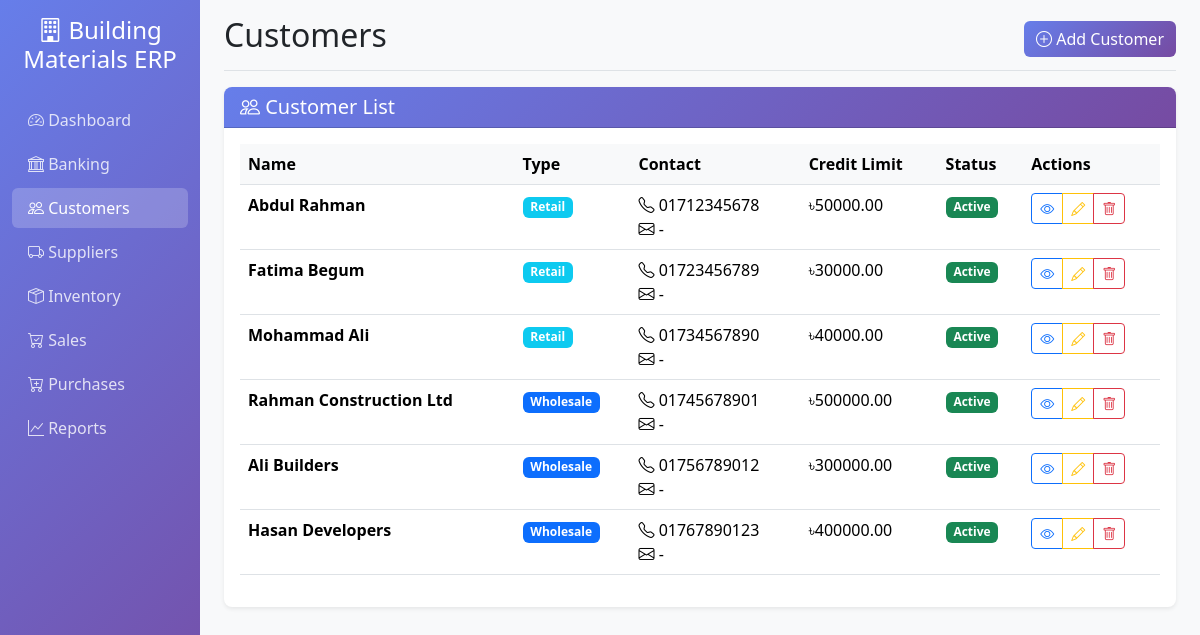
The app's page /customers/ with its own data.
### customers/models.py (models this page shows, shortened)
class Customer(models.Model):
    CUSTOMER_TYPES = [
        ('retail', 'Retail'),
        ('wholesale', 'Wholesale'),
    ]
    name = models.CharField(max_length=200)
    customer_type = models.CharField(max_length=20, choices=CUSTOMER_TYPES)
    contact_person = models.CharField(max_length=100, blank=True)
    phone = models.CharField(max_length=20, blank=True)
    email = models.EmailField(blank=True)
    address = models.TextField(blank=True)
    city = models.CharField(max_length=100, blank=True)
    credit_limit = models.DecimalField(max_digits=15, decimal_places=2, default=0)
    opening_balance = models.DecimalField(max_digits=15, decimal_places=2, default=0)
    current_balance = models.DecimalField(max_digits=15, decimal_places=2, default=0)
    is_active = models.BooleanField(default=True)
    created_at = models.DateTimeField(auto_now_add=True)
    updated_at = models.DateTimeField(auto_now=True)
    class Meta:
        verbose_name = "Customer"
        verbose_name_plural = "Customers"

### customers/views.py (the view)
# urls.py: path('', views.CustomerListView.as_view(), name='customer_list'),
class CustomerListView(ListView):
    model = Customer
    template_name = 'customers/customer_list.html'
    context_object_name = 'customers'

### templates/customers/customer_list.html (shortened to what this page needs)
{% extends 'base.html' %}
{% block page_title %}Customers{% endblock %}
{% block page_actions %}
<a href="{% url 'customers:customer_create' %}" class="btn btn-primary">
    <i class="bi bi-plus-circle"></i> Add Customer
</a>
{% endblock %}
{% block content %}
<div class="row">
    <div class="col-12">
        <div class="card">
            <div class="card-header">
                <h5 class="mb-0">
                    <i class="bi bi-people"></i>
                    Customer List
                </h5>
            </div>
            <div class="card-body">
                {% if customers %}
                <div class="table-responsive">
                    <table class="table table-hover">
                        <thead>
                            <tr>
                                <th>Name</th>
                                <th>Type</th>
                                <th>Contact</th>
                                <th>Credit Limit</th>
                                <th>Status</th>
                                <th>Actions</th>
                            </tr>
                        </thead>
                        <tbody>
                            {% for customer in customers %}
                            <tr>
                                <td>
                                    <strong>{{ customer.name }}</strong>
                                </td>
                                <td>
                                    <span class="badge {% if customer.customer_type == 'retail' %}bg-info{% else %}bg-primary{% endif %}">
                                        {{ customer.get_customer_type_display }}
                                    </span>
                                </td>
                                <td>
                                    <div>
                                        <i class="bi bi-telephone"></i> {{ customer.phone|default:"-" }}<br>
                                        <i class="bi bi-envelope"></i> {{ customer.email|default:"-" }}
                                    </div>
                                </td>
                                <td>৳{{ customer.credit_limit|floatformat:2 }}</td>
                                <td>
                                    {% if customer.is_active %}
                                        <span class="badge bg-success">Active</span>
                                    {% else %}
                                        <span class="badge bg-danger">Inactive</span>
                                    {% endif %}
                                </td>
                                <td>
                                    <div class="btn-group btn-group-sm">
                                        <a href="{% url 'customers:customer_detail' customer.pk %}" class="btn btn-outline-primary">
                                            <i class="bi bi-eye"></i>
                                        </a>
                                        <a href="{% url 'customers:customer_edit' customer.pk %}" class="btn btn-outline-warning">
                                            <i class="bi bi-pencil"></i>
                                        </a>
                                        <a href="{% url 'customers:customer_delete' customer.pk %}" class="btn btn-outline-danger">
                                            <i class="bi bi-trash"></i>
                                        </a>
                                    </div>
                                </td>
                            </tr>
                            {% endfor %}
                        </tbody>
                    </table>
                </div>
                {% endif %}
            </div>
        </div>
    </div>
</div>
{% endblock %}

### templates/base.html (shortened to what this page needs)
<!DOCTYPE html>
<html lang="en">
<head>
    <link href="https://cdn.jsdelivr.net/npm/bootstrap@5.3.2/dist/css/bootstrap.min.css" rel="stylesheet">
    <link href="https://cdn.jsdelivr.net/npm/bootstrap-icons@1.11.0/font/bootstrap-icons.css" rel="stylesheet">
</head>
<body>
    <div class="container-fluid">
        <div class="row">
            <nav class="col-md-3 col-lg-2 d-md-block sidebar collapse">
                <div class="position-sticky pt-3">
                    <div class="text-center mb-4">
                        <h4 class="text-white">
                            <i class="bi bi-building"></i>
                            Building Materials ERP
                        </h4>
                    </div>
                    <ul class="nav flex-column">
                        <li class="nav-item">
                            <a class="nav-link" href="{% url 'dashboard' %}">
                                <i class="bi bi-speedometer2"></i>
                                Dashboard
                            </a>
                        </li>
                        <li class="nav-item">
                            <a class="nav-link" href="{% url 'accounting:bank_list' %}">
                                <i class="bi bi-bank"></i>
                                Banking
                            </a>
                        </li>
                        <li class="nav-item">
                            <a class="nav-link" href="{% url 'customers:customer_list' %}">
                                <i class="bi bi-people"></i>
                                Customers
                            </a>
                        </li>
                        <li class="nav-item">
                            <a class="nav-link" href="{% url 'suppliers:supplier_list' %}">
                                <i class="bi bi-truck"></i>
                                Suppliers
                            </a>
                        </li>
                        <li class="nav-item">
                            <a class="nav-link" href="{% url 'stock:product_list' %}">
                                <i class="bi bi-box-seam"></i>
                                Inventory
                            </a>
                        </li>
                        <li class="nav-item">
                            <a class="nav-link" href="{% url 'sales:order_list' %}">
                                <i class="bi bi-cart-check"></i>
                                Sales
                            </a>
                        </li>
                        <li class="nav-item">
                            <a class="nav-link" href="{% url 'purchases:order_list' %}">
                                <i class="bi bi-cart-plus"></i>
                                Purchases
                            </a>
                        </li>
                        <li class="nav-item">
                            <a class="nav-link" href="{% url 'accounting:trial_balance_list' %}">
                                <i class="bi bi-graph-up"></i>
                                Reports
                            </a>
                        </li>
                    </ul>
                </div>
            </nav>
            <main class="col-md-9 ms-sm-auto col-lg-10 px-md-4 main-content">
                <div class="d-flex justify-content-between flex-wrap flex-md-nowrap align-items-center pt-3 pb-2 mb-3 border-bottom">
                    <h1 class="h2">{% block page_title %}Dashboard{% endblock %}</h1>
                    <div class="btn-toolbar mb-2 mb-md-0">
                        {% block page_actions %}{% endblock %}
                    </div>
                </div>
                {% block content %}{% endblock %}
            </main>
        </div>
    </div>
</body>
</html>

### templates/base.html (style rules this page uses)
.sidebar { min-height: 100vh; background: linear-gradient(135deg, #667eea 0%, #764ba2 100%); }
.sidebar .nav-link { color: rgba(255, 255, 255, 0.8); border-radius: 0.375rem; margin: 0.125rem 0; }
.sidebar .nav-link.active { color: white; background-color: rgba(255, 255, 255, 0.2); }
.main-content { background-color: #f8f9fa; min-height: 100vh; }
.card { border: none; box-shadow: 0 0.125rem 0.25rem rgba(0, 0, 0, 0.075); border-radius: 0.5rem; }
.card-header { background: linear-gradient(135deg, #667eea 0%, #764ba2 100%); color: white; border-radius: 0.5rem 0.5rem 0 0 !important; }
.btn-primary { background: linear-gradient(135deg, #667eea 0%, #764ba2 100%); border: none; }
.table th { background-color: #f8f9fa; border-top: none; }

### records on screen
Customer: name "Abdul Rahman", customer_type "Retail", phone "01712345678", email "-", credit_limit "50000.00", is_active "Active"
Customer: name "Fatima Begum", customer_type "Retail", phone "01723456789", email "-", credit_limit "30000.00", is_active "Active"
Customer: name "Mohammad Ali", customer_type "Retail", phone "01734567890", email "-", credit_limit "40000.00", is_active "Active"
Customer: name "Rahman Construction Ltd", customer_type "Wholesale", phone "01745678901", email "-", credit_limit "500000.00", is_active "Active"
Customer: name "Ali Builders", customer_type "Wholesale", phone "01756789012", email "-", credit_limit "300000.00", is_active "Active"
Customer: name "Hasan Developers", customer_type "Wholesale", phone "01767890123", email "-", credit_limit "400000.00", is_active "Active"
